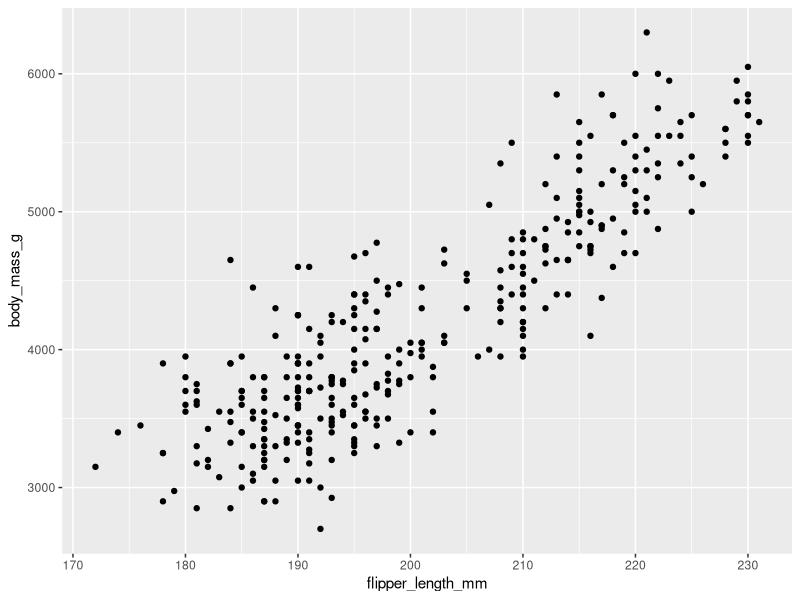
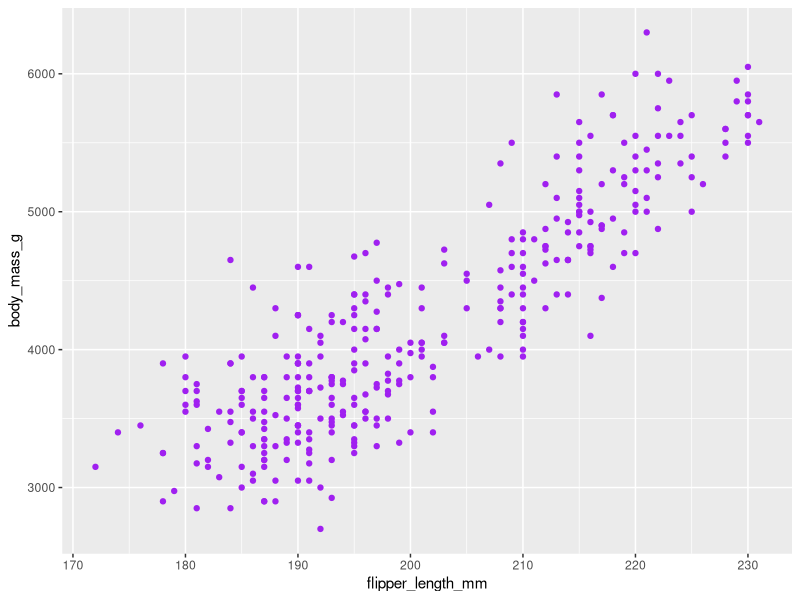
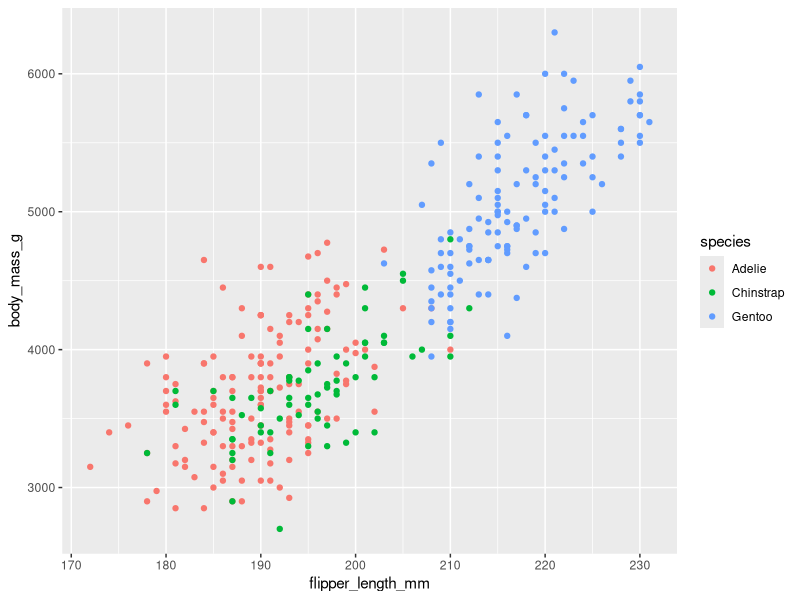
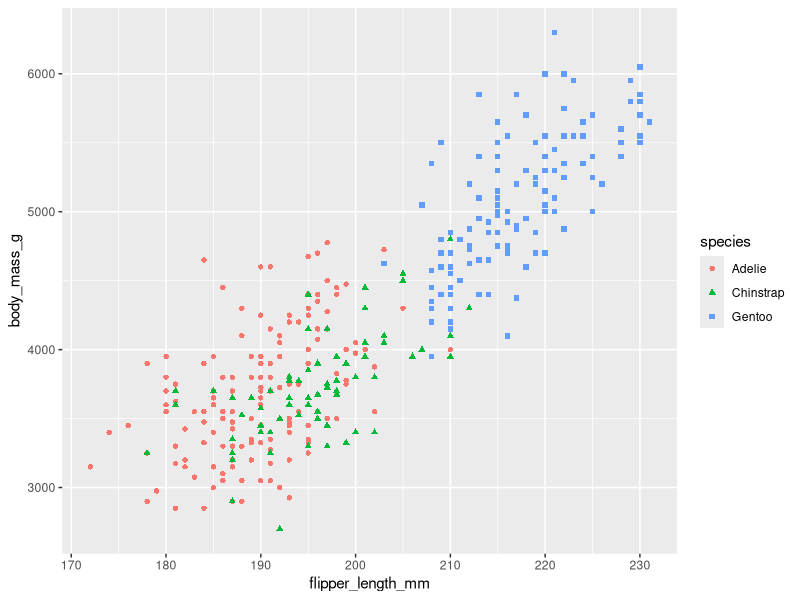
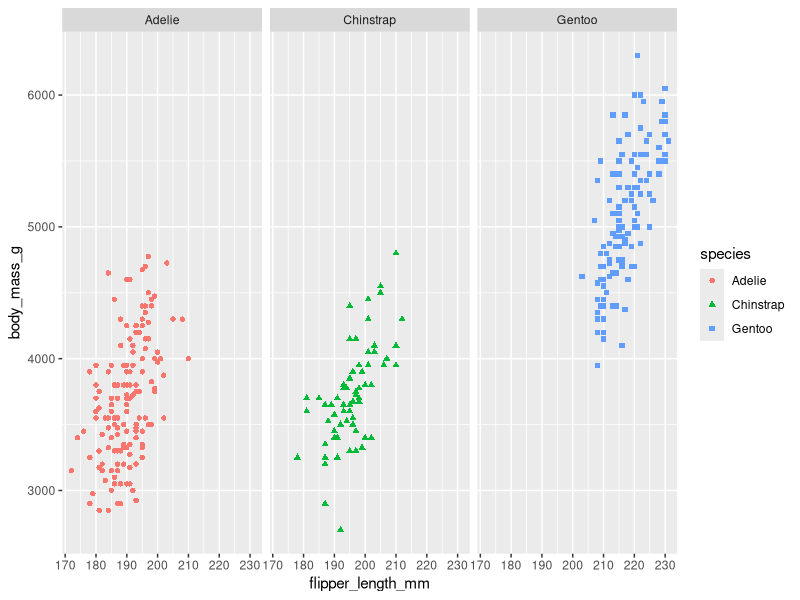
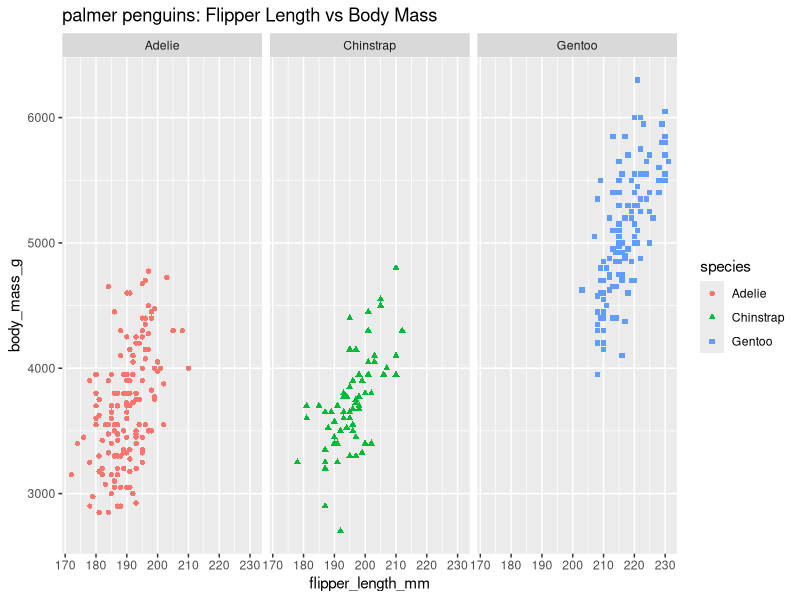

The R source for these figures, in order:
install.packages('palmerpenguins')
library('palmerpenguins')

install.packages('ggplot2')
library('ggplot2')
ggplot(data=penguins, aes(x=flipper_length_mm, y=body_mass_g)) + geom_point()


ggplot(data=penguins, aes(x=flipper_length_mm, y=body_mass_g)) + geom_point(color="purple")

ggplot(data=penguins, aes(x=flipper_length_mm, y=body_mass_g)) + geom_point(aes(color=species))

ggplot(data=penguins, aes(x=flipper_length_mm, y=body_mass_g)) + geom_point(aes(color=species, shape=species))

ggplot(data=penguins, aes(x=flipper_length_mm, y=body_mass_g)) + geom_point(aes(color=species, shape=species)) + facet_wrap(~species)

ggplot(data=penguins, aes(x=flipper_length_mm, y=body_mass_g)) + geom_point(aes(color=species, shape=species)) + facet_wrap(~species) + labs(title = "palmer penguins: Flipper Length vs Body Mass")
